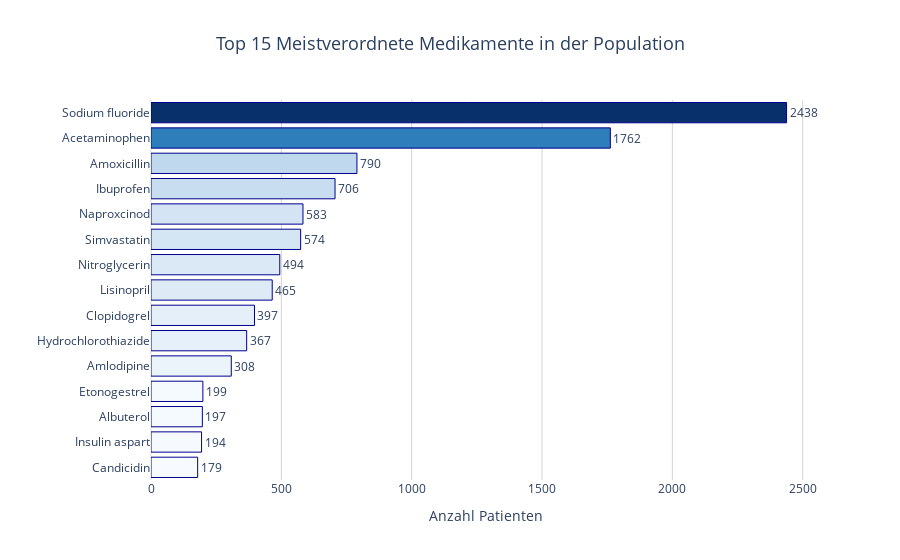

Notebook code cell kept with this figure:
### Markdown cell above
### Bonus: Welche Medikamente werden am häufigsten verschrieben?

Bevor wir gefährliche Kombinationen analysieren, schauen wir uns an, welche Medikamente in unserer Population am häufigsten vorkommen. Dies hilft zu verstehen, welche Therapien typisch sind.

### Code cell
# Query: Top 15 am häufigsten verschriebene Medikamente
query_popular = """
MATCH (p:Patient)-[:TAKES_MEDICATION]->(m:Medication)-[:MAPPED_TO]->(db:DrugBankDrug)
WITH db, count(DISTINCT p) as patient_count
ORDER BY patient_count DESC
LIMIT 15
RETURN 
  db.common_name as drug,
  patient_count
"""

popular_drugs = run_query(query_popular)

# Horizontales Balkendiagramm (besser lesbar bei langen Namen)
fig = go.Figure()

fig.add_trace(go.Bar(
    y=popular_drugs['drug'][::-1],  # Umgekehrt, sodass höchster Wert oben
    x=popular_drugs['patient_count'][::-1],
    orientation='h',
    marker=dict(
        color=popular_drugs['patient_count'][::-1],
        colorscale='Blues',
        line=dict(color='darkblue', width=1)
    ),
    text=popular_drugs['patient_count'][::-1],
    textposition='outside',
    hovertemplate='<b>%{y}</b><br>Patienten: %{x}<extra></extra>'
))

fig.update_layout(
    title=dict(
        text="Top 15 Meistverordnete Medikamente in der Population",
        x=0.5,
        xanchor='center',
        font=dict(size=18)
    ),
    xaxis=dict(title="Anzahl Patienten", gridcolor='lightgray'),
    yaxis=dict(title=""),
    height=500,
    showlegend=False,
    plot_bgcolor='white',
    paper_bgcolor='white'
)

fig.show()

print(f"\nVerschreibungs-Statistiken:")
print(f"   Häufigstes Medikament: {popular_drugs.iloc[0]['drug']} ({popular_drugs.iloc[0]['patient_count']} Patienten)")
print(f"   Durchschnittliche Patientenzahl (Top 15): {popular_drugs['patient_count'].mean():.1f}")
print("\nHäufige Therapiebereiche:")
print("  - Herz-Kreislauf (z.B. Blutdrucksenker, Cholesterinsenker)")
print("  - Schmerzmittel und Entzündungshemmer")
print("  - Diabetes-Medikamente")
print("  - Magen-Darm (z.B. Protonenpumpenhemmer)")

### Figure 1 — Plotly figure (JSON) as saved in the notebook; plotly's stock layout.template omitted (floating-point values rounded to 4 significant figures)
{"data": [{"hovertemplate": "<b>%{y}</b><br>Patienten: %{x}<extra></extra>", "marker": {"color": [179, 194, 197, 199, 308, 367, 397, 465, 494, 574, 583, 706, 790, 1762, 2438], "colorscale": [[0, "rgb(247,251,255)"], [0.125, "rgb(222,235,247)"], [0.25, "rgb(198,219,239)"], [0.375, "rgb(158,202,225)"], [0.5, "rgb(107,174,214)"], [0.625, "rgb(66,146,198)"], [0.75, "rgb(33,113,181)"], [0.875, "rgb(8,81,156)"], [1, "rgb(8,48,107)"]], "line": {"color": "darkblue", "width": 1}}, "orientation": "h", "text": [179.0, 194.0, 197.0, 199.0, 308.0, 367.0, 397.0, 465.0, 494.0, 574.0, 583.0, 706.0, 790.0, 1762.0, 2438.0], "textposition": "outside", "type": "bar", "x": [179, 194, 197, 199, 308, 367, 397, 465, 494, 574, 583, 706, 790, 1762, 2438], "y": ["Candicidin", "Insulin aspart", "Albuterol", "Etonogestrel", "Amlodipine", "Hydrochlorothiazide", "Clopidogrel", "Lisinopril", "Nitroglycerin", "Simvastatin", "Naproxcinod", "Ibuprofen", "Amoxicillin", "Acetaminophen", "Sodium fluoride"]}], "layout": {"autosize": true, "paper_bgcolor": "white", "plot_bgcolor": "white", "showlegend": false, "title": {"font": {"size": 18}, "text": "Top 15 Meistverordnete Medikamente in der Population", "x": 0.5, "xanchor": "center"}, "xaxis": {"autorange": true, "gridcolor": "lightgray", "range": [0, 2566.0], "title": {"text": "Anzahl Patienten"}, "type": "linear"}, "yaxis": {"autorange": true, "range": [-0.5, 14.5], "title": {"text": ""}, "type": "category"}}}
